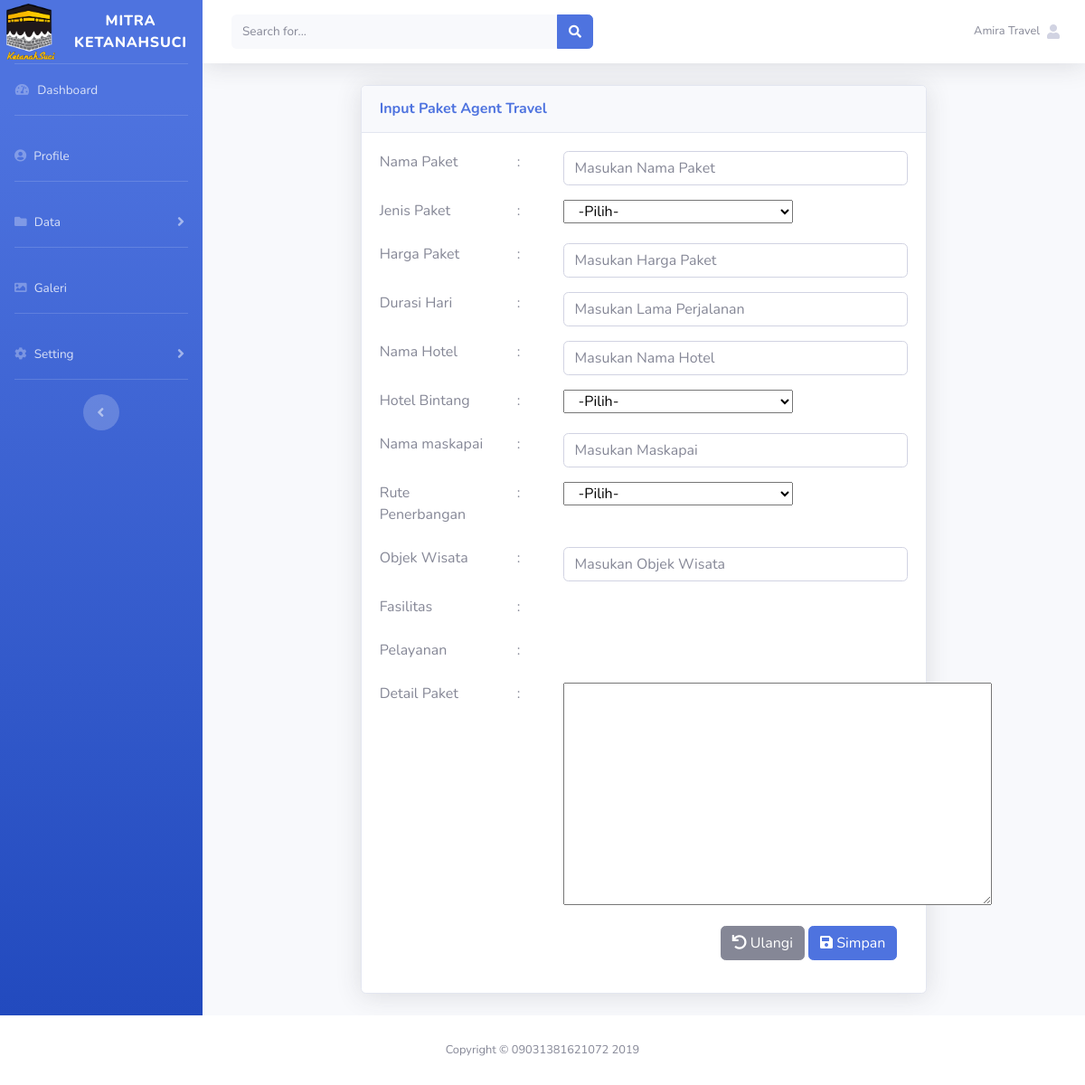
Page /index.php?url=paket_travel_tambah (signed in) on the earlier database version.
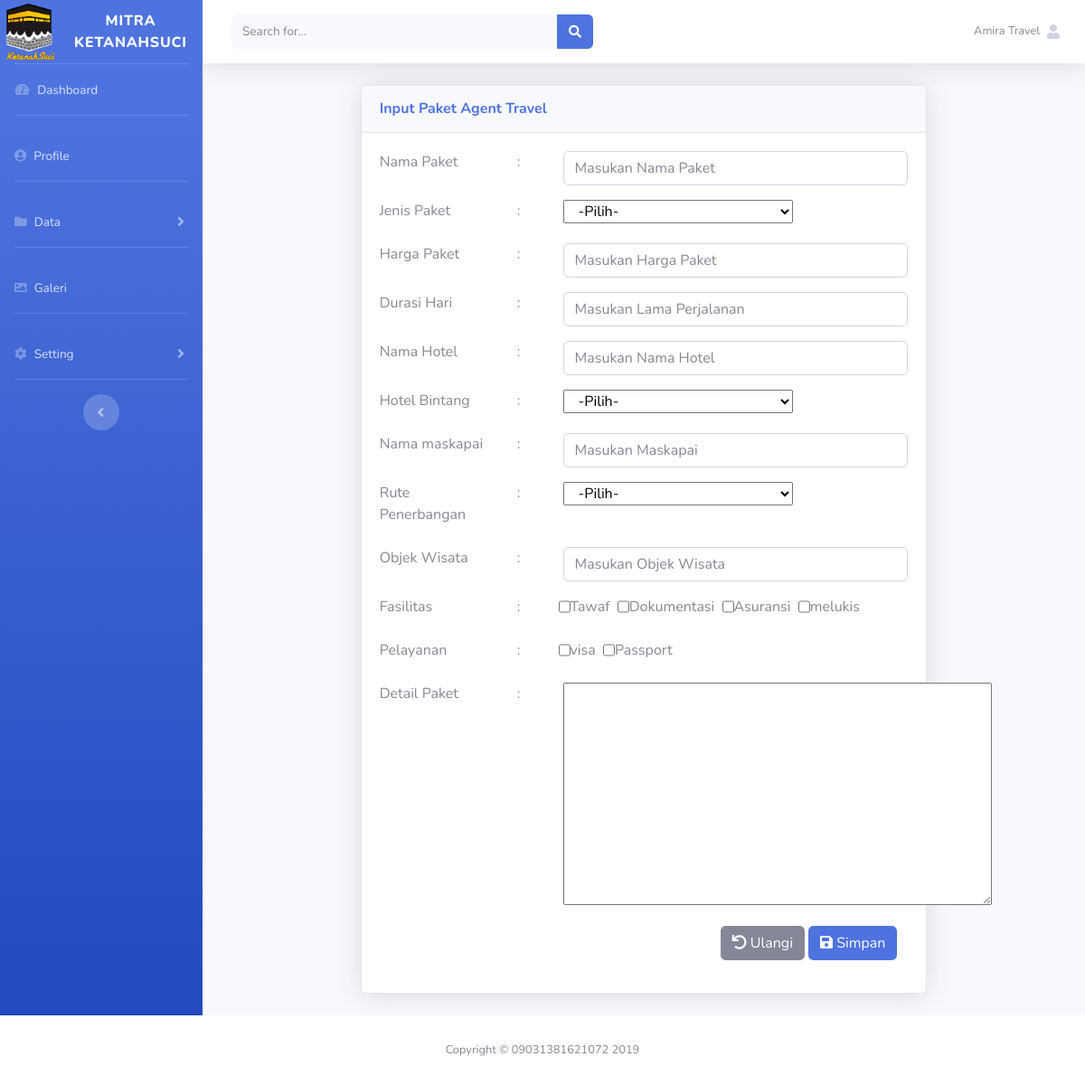
Same page on the later database version.
### tables this page shows
CREATE TABLE `tbl_data_fasilitas` (
  `id` int(11) NOT NULL,
  `fasilitas_id` varchar(50) NOT NULL,
  `nama_fasilitas` varchar(100) NOT NULL,
  `travel_id` varchar(50) NOT NULL
);

CREATE TABLE `tbl_data_pelayanan` (
  `id` int(11) NOT NULL,
  `pelayanan_id` varchar(50) NOT NULL,
  `nama_pelayanan` varchar(100) NOT NULL,
  `travel_id` varchar(50) NOT NULL
);

### config/routes.php (called while the page is built, shortened)
<?php
$req = [];
$include = [];
if(isset($_GET['url'])){
	switch ($_GET['url']) {
		case 'paket_travel_tambah':
			$include[]='halaman/paket_travel/create.php';
			break;
	}
}else{
	$req[]='config/koneksi.php';
	$req[]='config/pengguna/load_data.php';
	$include[] ='pengguna_dashboard.php';
}
?>

### halaman/paket_travel/create.php (the view, shortened to what the changed rows need)
<div class="containter-fluid">
    <div class="col-xl-8 col-md-8 mt-2 mx-auto">
        <div class="card shadow mb-4">
            <div class="card-header py-3">
                <h6 class="m-0 text-primary font-weight-bold">Input Paket Agent Travel</h6>
            </div>
            <div class="card-body">
                <form action="config/paket_travel/simpan_paket.php" method="post">
                <div class="row form-group">
                    <div class="col-lg-3 ">
                            <label for="NamaMitra">Nama Paket</label>
                        </div>
                        <div class="col-lg-1">:</div>
                        <div class="col-lg-8">
                            <input type="text" class="form-control" name="nama_paket" placeholder="Masukan Nama Paket" id="
                            NamaMitra">
                        </div>
                    </div>
                    <div class="row form-group">
                    <div class="col-lg-3 ">
                            <label for="NamaMitra">Jenis Paket</label>
                        </div>
                        <div class="col-lg-1">:</div>
                        <div class="col-lg-8">
                            <select class="col-lg-8" name="jenis_paket" id="">
                                    <option value="">-Pilih-</option>
                            </select>
                        </div>
                    </div>
                    <div class="row form-group">
                    <div class="col-lg-3">
                            <label for="">Harga Paket</label>
                        </div>
                        <div class="col-lg-1">:</div>
                        <div class="col-lg-8">
                            <input type="text" class="form-control" name="harga_paket" placeholder="Masukan Harga Paket">
                        </div>
                    </div>
                    <div class="row form-group">
                    <div class="col-lg-3">
                            <label for="">Durasi Hari</label>
                    </div>
                        <div class="col-lg-1">:</div>
                        <div class="col-lg-8">
                            <input type="text" class="form-control" name="durasi" placeholder="Masukan Lama Perjalanan">
                        </div>
                    </div>
                    <div class="row form-group">
                    <div class="col-lg-3">
                            <label for="">Nama Hotel</label>
                    </div>
                        <div class="col-lg-1">:</div>
                        <div class="col-lg-8">
                            <input type="text" class="form-control" name="namahotel" placeholder="Masukan Nama Hotel">
                        </div>
                    </div>
                    <div class="row form-group">
                    <div class="col-lg-3 col-sm3">
                            <label for="">Hotel Bintang</label>
                        </div>
                        <div class="col-lg-1 col-sm-1">:</div>
                        <div class="col-lg-8">
                        <select class="col-lg-8 col-sm-8" name="hotelbintang" id="">
                                    <option value="">-Pilih-</option>
                            </select>
                        </div>
                    </div>
                    <div class="row form-group">
                    <div class="col-lg-3 ">
                            <label for=""> Nama maskapai</label>
                        </div>
                        <div class="col-lg-1">:</div>
                        <div class="col-lg-8">
                            <input type="text" class="form-control" name="nama_maskapai" placeholder="Masukan Maskapai" id="">
                        </div>
                    </div>
                    <div class="row form-group">
                    <div class="col-lg-3 ">
                            <label for="NamaMitra">Rute Penerbangan</label>
                        </div>
                        <div class="col-lg-1">:</div>
                        <div class="col-lg-8">
                            <select class="col-lg-8" name="rute" id="">
                                    <option value="">-Pilih-</option>
                            </select>
                        </div>
                    </div>
                    <div class="row form-group">
                    <div class="col-lg-3">
                            <label for="">Objek Wisata</label>
                        </div>
                        <div class="col-lg-1">:</div>
                        <div class="col-lg-8">
                            <input type="text" class="form-control" name="objekwisata" placeholder="Masukan Objek Wisata">
                        </div>
                    </div>
                    <div class="row form-group">
                        <div class="col-lg-3">
                                <label for=""> Fasilitas</label>
                        </div>
                        <div class="col-lg-1">:</div>
                        <div class="col-lg-8">
                        <div class="form-row">
                            <?php  include 'config/koneksi.php';
                                $travel_id1 = $_SESSION['user_id'];
                                $query3="SELECT * FROM `tbl_data_fasilitas` WHERE `travel_id`='$travel_id1'";
                                $sql3 = mysqli_query($koneksi,$query3);
                                while ($result=mysqli_fetch_array($sql3)){
                            ?>
                            <input type="checkbox" name="fasilitasid[]" value="<?php echo $result['fasilitas_id']?>"> <?php echo $result['nama_fasilitas']?></input>
                            <?php
                            }
                            ?>
                        </div>
                        </div>
                    </div>
                    <div class="row form-group">
                        <div class="col-lg-3">
                                <label for="">Pelayanan</label>
                        </div>
                        <div class="col-lg-1">:</div>
                        <div class="col-lg-8">
                        <div class="form-row">
                            <?php  include 'config/koneksi.php';
                                $travel_id1 = $_SESSION['user_id'];
                                $query4="SELECT * FROM `tbl_data_pelayanan` WHERE `travel_id`='$travel_id1'";
                                $sql4 = mysqli_query($koneksi,$query4);
                                while ($result1=mysqli_fetch_array($sql4)){
                            ?>
                            <input type="checkbox" name="pelayananid[]" value="<?php echo $result1['pelayanan_id']?>"> <?php echo $result1['nama_pelayanan']?></input>
                            <?php
                            }
                            ?>
                        </div>
                        </div>
                    </div>
                    <div class="row form-group">
                    <div class="col-lg-3 ">
                            <label for=""> Detail Paket</label>
                    </div>
                        <div class="col-lg-1">:</div>
                        <div class="col-lg-8">
                            <textarea name="" id="" cols="50" name="detailpaket"rows="10"></textarea>
                        </div>
                    </div>
                    <div class="form-group">
                        <div class="col lg-12" align="right">
                            <button type="reset" class="btn btn-md btn-secondary"><i class="fa fa-undo"></i> Ulangi</button>
                            <button type="submit" class="btn btn-xs btn-primary" onclick="return confirm('Yakin data paket anda sudah benar?')"><i class="fa fa-save"></i> Simpan</button>
                        </div>
                    </div>
                </form>
            </div>
        </div>
    </div>
    </div>
    </div>
  </div>
</div>

### index.php (shortened to what the changed rows need)
<?php
include 'config/routes.php';
if($_SESSION['level'] == 'admin'){
	   include 'halaman/admin_header.php';
	   } else if ($_SESSION['level'] == 'agent'){
	  include 'halaman/agent_travel_header.php';
	   }
foreach ($include as $key => $value) {
	require_once $value;
}
if($_SESSION['level'] == 'pengguna'){
	include 'halaman/footer_pengguna.php';
}else if($_SESSION['level'] == 'member'){
	include 'halaman/footer_pengguna.php';
}
else{
	include 'halaman/footer.php';
}
?>

Differences in the rows shown:
added tbl_data_fasilitas: nama_fasilitas "Tawaf"
added tbl_data_fasilitas: nama_fasilitas "Dokumentasi"
added tbl_data_fasilitas: nama_fasilitas "Asuransi"
added tbl_data_fasilitas: nama_fasilitas "melukis"
added tbl_data_pelayanan: nama_pelayanan "visa"
added tbl_data_pelayanan: nama_pelayanan "Passport"
